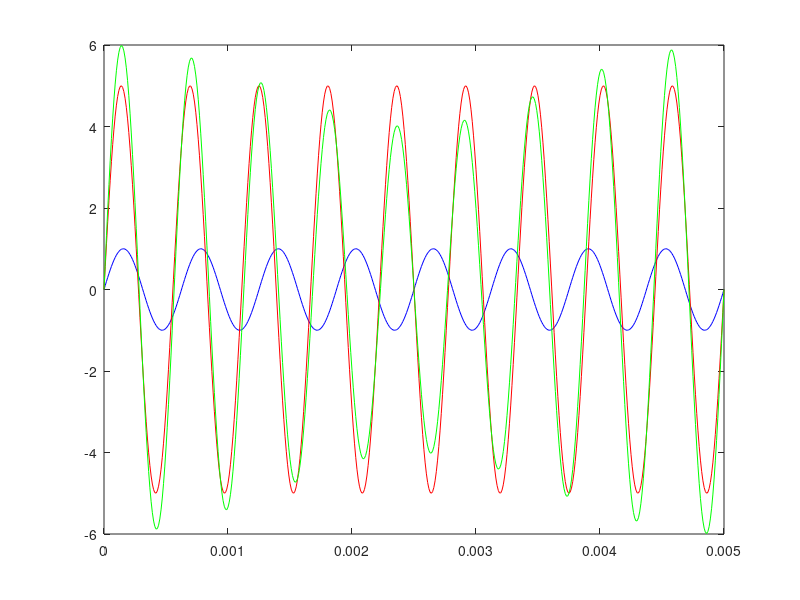

Source code (MATLAB):
%A1 = [1 2 3; 4 5 6; 7 8 9];
%A2 = [10 11 12; 13 14 15; 16 17 18];


f1 = 1600;
f2 = 1800;


T = 1/200;    %cmmdc 
t = [0: T/500: T];

%A1 = 1;
%A2 = 5;

A1 = 1*sin(2 * pi * f1 * t);
A2 = 5*sin(2 * pi * f2 * t);



%plot(A1, A2, "-b");

plot(t, A1, "-b");
hold on;
plot(t,A2,"-r");
hold on;

plot(t, (A1 + A2), "-g");